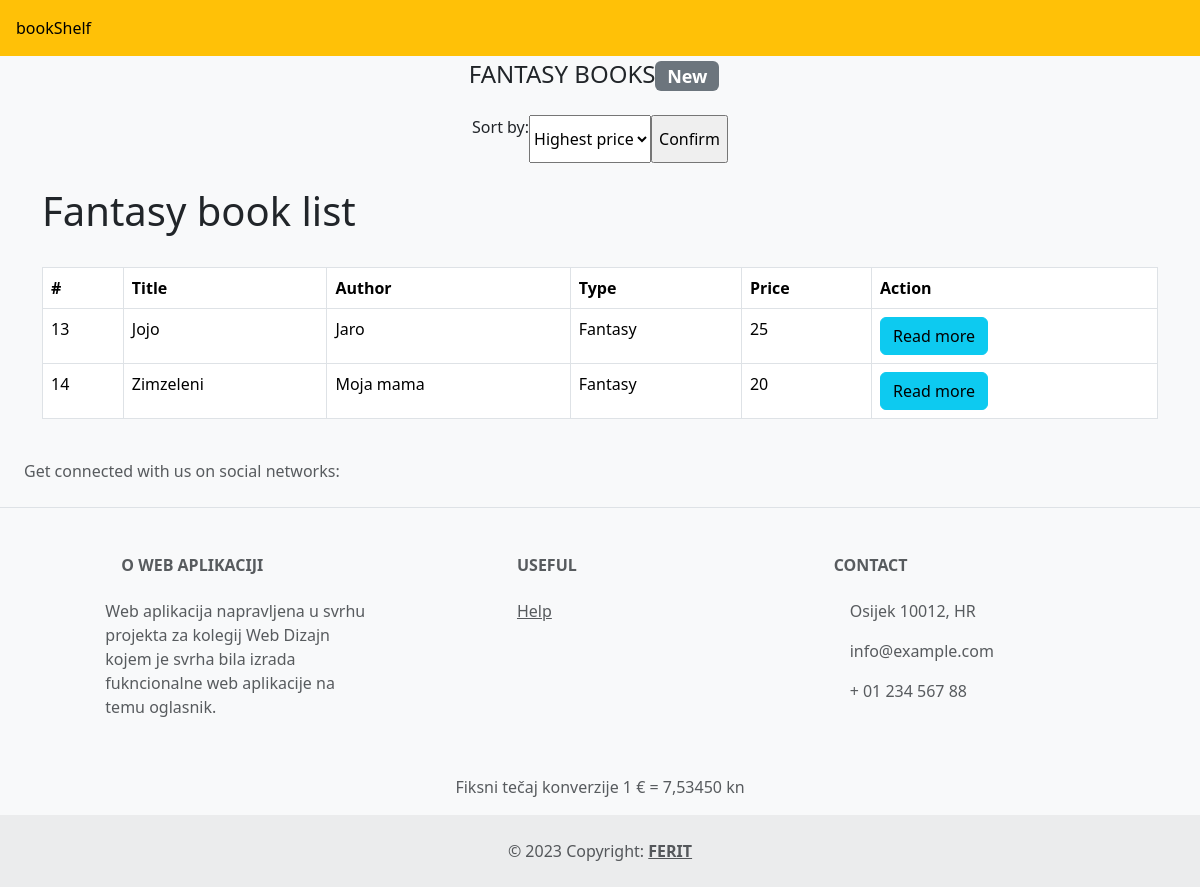
Screenshot of /oglasnik/fantasyPageHighestPrice.php with the database file from the repository.
### tables this page shows
CREATE TABLE `books` (
  `id` int(11) NOT NULL,
  `title` varchar(128) NOT NULL,
  `author` varchar(128) NOT NULL,
  `type` varchar(50) NOT NULL,
  `description` text NOT NULL,
  `price` int(50) NOT NULL,
  `pub_date` date NOT NULL DEFAULT current_timestamp(),
  `creator` varchar(128) NOT NULL,
  `contact` text NOT NULL
);

### oglasnik/fantasyPageHighestPrice.php (the view, shortened to what this page needs)
<!DOCTYPE html>
<html lang="en">
<head>
  <link href="https://cdn.jsdelivr.net/npm/bootstrap@5.3.2/dist/css/bootstrap.min.css" rel="stylesheet">
  <link rel="stylesheet" href="style.css">
</head>
<body class="bg-light">
    <header>
        <div class="row bg-warning p-3">
            <div class="col" id="oglasnikLink">
                <a href="index.php">bookShelf</a>
            </div>
            <div class="col"></div>
            <div class="col"></div>
            <div class="col"></div>
            <div class="col"></div>
            <div class="col"></div>
            <div class="col"></div>
            <div class="col"></div>
            <div class="col"></div>
            <div class="col"></div>
            <div class="col"></div>
            <div class="col"></div>
        </div>
    </header>
  <main>
    <article class="container-fluid mt-1 pagination justify-content-center">
      <h4>FANTASY BOOKS<span class="badge bg-secondary">New</span></h4>
    </article>
    <section class="mt-3">
      <form action="fantasyProcess.php" class="pagination justify-content-center" method="POST">
        <label for="cars">Sort by: </label>
        <select name="cars" id="cars">
          <option value="highestPrice">Highest price</option>
        </select>
        <br><br>
        <input type="submit" value="Confirm">
      </form>
    </section>
    <div class="container">
        <header class="d-flex justify-content-between my-4">
            <h1>Fantasy book list</h1>
        </header>
        <table class="table table-bordered">
            <thead>
                <tr>
                    <th>#</th>
                    <th>Title</th>
                    <th>Author</th>
                    <th>Type</th>
                    <th>Price</th>
                    <th>Action</th>
                </tr>
            </thead>
            <tbody>
                <?php
                include("connectBookDB.php");
                $sql = "SELECT * FROM books WHERE type = 'fantasy' ORDER BY price DESC";
                $result = mysqli_query($conn, $sql);
                while($row = mysqli_fetch_array($result)){
                ?>
                    <tr>
                        <td><?php echo $row["id"] ?></td>
                        <td><?php echo $row["title"] ?></td>
                        <td><?php echo $row["author"] ?></td>
                        <td><?php echo $row["type"] ?></td>
                        <td><?php echo $row["price"] ?></td>
                        <td>
                            <a href="viewBook.php?id=<?php echo $row["id"]; ?>" class="btn btn-info">Read more</a>
                        </td>
                    </tr>
                <?php
                    }
                ?>
            </tbody>
        </table>
    </div>
  </main>
  <footer class="text-center text-lg-start bg-light text-muted">
    <section class="d-flex justify-content-center justify-content-lg-between p-4 border-bottom">
      <div class="me-5 d-none d-lg-block">
        <span>Get connected with us on social networks:</span>
      </div>
      <div>
      </div>
    </section>
    <section class="">
      <div class="container text-center text-md-start mt-5">
        <div class="row mt-3">
          <div class="col-md-3 col-lg-4 col-xl-3 mx-auto mb-4">
            <h6 class="text-uppercase fw-bold mb-4">
              <i class="fas fa-gem me-3"></i>O web aplikaciji
            </h6>
            <p>
              Web aplikacija napravljena u svrhu projekta za kolegij Web Dizajn kojem je svrha bila izrada fukncionalne web aplikacije na temu oglasnik.
            </p>
          </div>
          <div class="col-md-3 col-lg-2 col-xl-2 mx-auto mb-4">
            <h6 class="text-uppercase fw-bold mb-4">
              Useful
            </h6>
            <p>
              <a href="#!" class="text-reset">Help</a>
            </p>
          </div>
          <div class="col-md-4 col-lg-3 col-xl-3 mx-auto mb-md-0 mb-4">
            <h6 class="text-uppercase fw-bold mb-4">Contact</h6>
            <p><i class="fas fa-home me-3"></i> Osijek 10012, HR</p>
            <p>
              info@example.com
            </p>
            <p><i class="fas fa-phone me-3"></i> + 01 234 567 88</p>
          </div>
        </div>
        <p>
          <p class="text-center">Fiksni tečaj konverzije 1 € = 7,53450 kn</p>
        </p>
      </div>
    </section>
    <div class="text-center p-4" style="background-color: rgba(0, 0, 0, 0.05);">
      © 2023 Copyright:
      <a class="text-reset fw-bold" href="https://www.ferit.unios.hr/">FERIT</a>
    </div>
  </footer>
</body>
</html>

### rows the page displays
books: id "13", title "Jojo", author "Jaro", type "Fantasy", price "25"
books: id "14", title "Zimzeleni", author "Moja mama", type "Fantasy", price "20"
